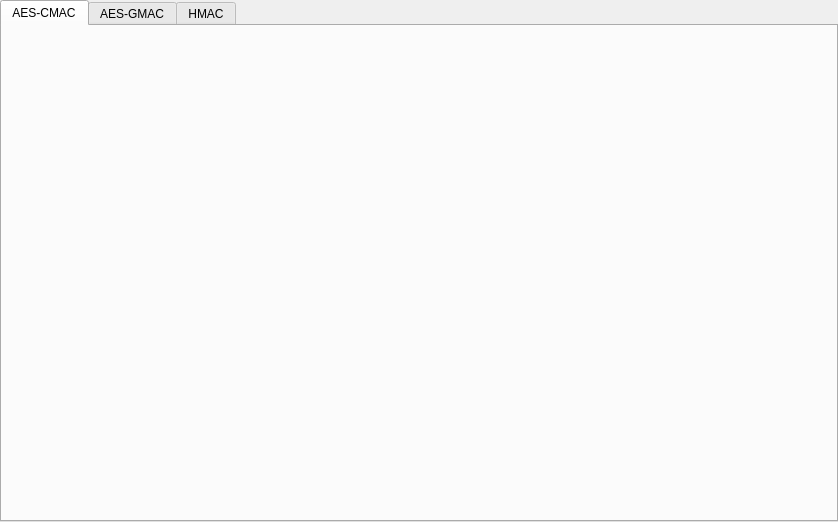
<?xml version="1.0" encoding="UTF-8"?>
<ui version="4.0">
 <class>UiMac</class>
 <widget class="QMainWindow" name="UiMac">
  <property name="geometry">
   <rect>
    <x>0</x>
    <y>0</y>
    <width>838</width>
    <height>522</height>
   </rect>
  </property>
  <property name="windowTitle">
   <string>MAC Calculator</string>
  </property>
  <widget class="QWidget" name="centralwidget">
   <layout class="QGridLayout" name="gridLayout">
    <property name="leftMargin">
     <number>0</number>
    </property>
    <property name="topMargin">
     <number>0</number>
    </property>
    <property name="rightMargin">
     <number>0</number>
    </property>
    <property name="bottomMargin">
     <number>0</number>
    </property>
    <item row="0" column="0">
     <widget class="QTabWidget" name="tabWidget">
      <property name="currentIndex">
       <number>0</number>
      </property>
      <widget class="QWidget" name="tab_AesCmac">
       <attribute name="title">
        <string>AES-CMAC</string>
       </attribute>
       <layout class="QGridLayout" name="gridLayout_AesCmac">
        <property name="leftMargin">
         <number>0</number>
        </property>
        <property name="topMargin">
         <number>0</number>
        </property>
        <property name="rightMargin">
         <number>0</number>
        </property>
        <property name="bottomMargin">
         <number>0</number>
        </property>
       </layout>
      </widget>
      <widget class="QWidget" name="tab_AesGmac">
       <attribute name="title">
        <string>AES-GMAC</string>
       </attribute>
       <layout class="QGridLayout" name="gridLayout_AesGmac">
        <property name="leftMargin">
         <number>0</number>
        </property>
        <property name="topMargin">
         <number>0</number>
        </property>
        <property name="rightMargin">
         <number>0</number>
        </property>
        <property name="bottomMargin">
         <number>0</number>
        </property>
       </layout>
      </widget>
      <widget class="QWidget" name="tab_Hmac">
       <attribute name="title">
        <string>HMAC</string>
       </attribute>
       <layout class="QGridLayout" name="gridLayout_Hmac">
        <property name="leftMargin">
         <number>0</number>
        </property>
        <property name="topMargin">
         <number>0</number>
        </property>
        <property name="rightMargin">
         <number>0</number>
        </property>
        <property name="bottomMargin">
         <number>0</number>
        </property>
       </layout>
      </widget>
     </widget>
    </item>
   </layout>
  </widget>
 </widget>
 <resources/>
 <connections/>
</ui>
